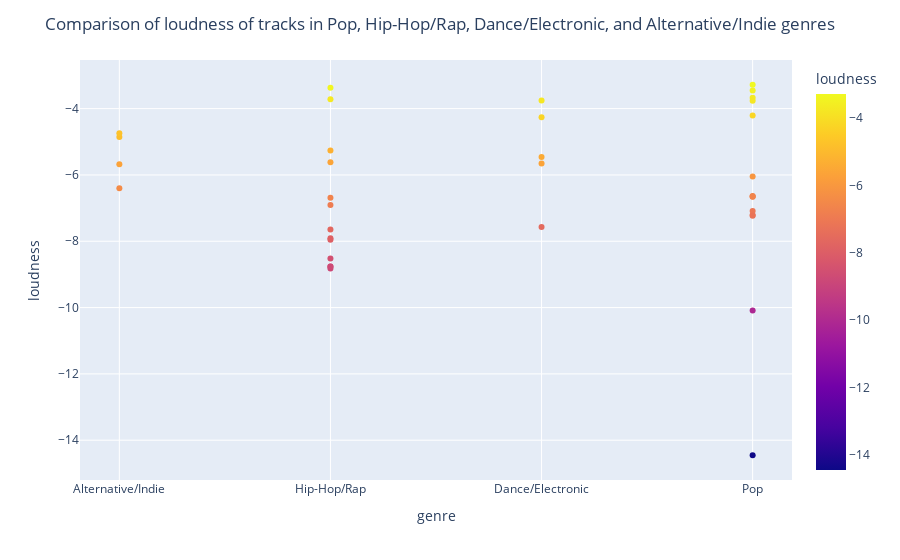

Notebook code for this chart:
### Markdown cell above
Let's visualize the loudness of the observations in genres of interest

### Code cell
filtered_genres_loudness = filtered_genres_df[["genre", "loudness"]]

fig = px.scatter(filtered_genres_loudness, y="loudness", x="genre", color="loudness")
fig.update_xaxes(title='genre', visible=True, showticklabels=True)
fig.update_yaxes(title='loudness', visible=True, showticklabels=True)
fig.update_layout(title="Comparison of loudness of tracks in Pop, Hip-Hop/Rap, Dance/Electronic, and Alternative/Indie genres")
fig.show()

### Figure 1 — Plotly figure (JSON) as saved in the notebook; plotly's stock layout.template omitted (floating-point values rounded to 4 significant figures)
{"data": [{"hovertemplate": "genre=%{x}<br>loudness=%{marker.color}<extra></extra>", "legendgroup": "", "marker": {"color": [-6.401, -6.687, -5.457, -7.956, -4.209, -8.765, -5.679, -3.28, -5.616, -7.909, -6.637, -8.82, -4.858, -7.209, -6.903, -8.52, -3.675, -5.652, -14.45, -6.049, -5.26, -6.652, -4.746, -7.567, -3.764, -8.764, -3.454, -4.258, -3.37, -7.088, -7.648, -7.23, -6.658, -10.09, -3.756, -3.714], "coloraxis": "coloraxis", "symbol": "circle"}, "mode": "markers", "name": "", "orientation": "v", "showlegend": false, "x": ["Alternative/Indie", "Hip-Hop/Rap", "Dance/Electronic", "Hip-Hop/Rap", "Pop", "Hip-Hop/Rap", "Alternative/Indie", "Pop", "Hip-Hop/Rap", "Hip-Hop/Rap", "Pop", "Hip-Hop/Rap", "Alternative/Indie", "Pop", "Hip-Hop/Rap", "Hip-Hop/Rap", "Pop", "Dance/Electronic", "Pop", "Pop", "Hip-Hop/Rap", "Pop", "Alternative/Indie", "Dance/Electronic", "Pop", "Hip-Hop/Rap", "Pop", "Dance/Electronic", "Hip-Hop/Rap", "Pop", "Hip-Hop/Rap", "Pop", "Pop", "Pop", "Dance/Electronic", "Hip-Hop/Rap"], "xaxis": "x", "y": [-6.401, -6.687, -5.457, -7.956, -4.209, -8.765, -5.679, -3.28, -5.616, -7.909, -6.637, -8.82, -4.858, -7.209, -6.903, -8.52, -3.675, -5.652, -14.45, -6.049, -5.26, -6.652, -4.746, -7.567, -3.764, -8.764, -3.454, -4.258, -3.37, -7.088, -7.648, -7.23, -6.658, -10.09, -3.756, -3.714], "yaxis": "y", "type": "scatter"}], "layout": {"xaxis": {"anchor": "y", "domain": [0.0, 1.0], "title": {"text": "genre"}, "visible": true, "showticklabels": true}, "yaxis": {"anchor": "x", "domain": [0.0, 1.0], "title": {"text": "loudness"}, "visible": true, "showticklabels": true}, "coloraxis": {"colorbar": {"title": {"text": "loudness"}}, "colorscale": [[0.0, "#0d0887"], [0.1111, "#46039f"], [0.2222, "#7201a8"], [0.3333, "#9c179e"], [0.4444, "#bd3786"], [0.5556, "#d8576b"], [0.6667, "#ed7953"], [0.7778, "#fb9f3a"], [0.8889, "#fdca26"], [1.0, "#f0f921"]]}, "legend": {"tracegroupgap": 0}, "margin": {"t": 60}, "title": {"text": "Comparison of loudness of tracks in Pop, Hip-Hop/Rap, Dance/Electronic, and Alternative/Indie genres"}}}
